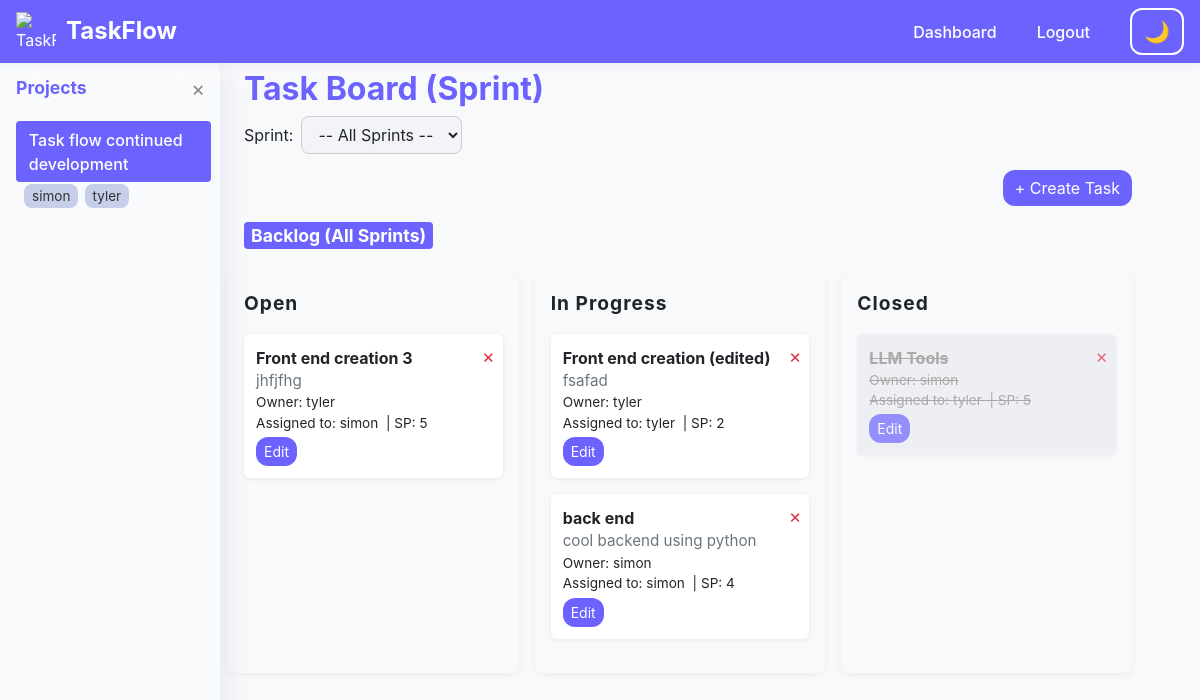
/dashboard?project=3 (signed in), run on the app's committed database.
### app.py (models this page shows)
class Project(db.Model):
    id = db.Column(db.Integer, primary_key=True)
    name = db.Column(db.String(120), unique=True, nullable=False)
    description = db.Column(db.Text, nullable=True)
    users = db.relationship('User', secondary=user_project, back_populates='projects')
    sprints = db.relationship('Sprint', backref='project', lazy=True)
    tasks = db.relationship('Task', backref='project', lazy=True)

class User(db.Model):
    id = db.Column(db.Integer, primary_key=True)
    username = db.Column(db.String(80), unique=True, nullable=False)
    password = db.Column(db.String(200), nullable=False)
    role = db.Column(db.String(10), nullable=False)
    tasks = db.relationship('Task', backref='user', lazy=True, foreign_keys='Task.user_id')
    assigned_tasks = db.relationship('Task', backref='assignee', lazy=True, foreign_keys='Task.assignee_id')
    projects = db.relationship('Project', secondary=user_project, back_populates='users')

class Task(db.Model):
    id = db.Column(db.Integer, primary_key=True)
    title = db.Column(db.String(120), nullable=False)
    description = db.Column(db.Text, nullable=True)
    status = db.Column(db.String(20), nullable=False, default='Open')
    user_id = db.Column(db.Integer, db.ForeignKey('user.id'), nullable=False)
    project_id = db.Column(db.Integer, db.ForeignKey('project.id'), nullable=False)
    sprint_id = db.Column(db.Integer, db.ForeignKey('sprint.id'), nullable=True)
    assignee_id = db.Column(db.Integer, db.ForeignKey('user.id'), nullable=True)
    story_points = db.Column(db.Integer, nullable=True)

### app.py (the view)
@app.route('/dashboard', methods=['GET'])
@login_required
def dashboard():
    user = User.query.get(session['user_id'])
    projects = user.projects if session.get('role') != 'admin' else Project.query.all()
    selected_project_id = request.args.get('project', type=int)
    selected_sprint_id = request.args.get('sprint', type=int)
    selected_project = None
    selected_sprint = None
    tasks = []
    sprints = []
    all_project_tasks = []
    if selected_project_id:
        selected_project = Project.query.get(selected_project_id)
        sprints = Sprint.query.filter_by(project_id=selected_project_id).all()
        all_project_tasks = Task.query.filter_by(project_id=selected_project_id).all()
        if selected_sprint_id:
            selected_sprint = Sprint.query.get(selected_sprint_id)
            tasks = Task.query.filter_by(project_id=selected_project_id, sprint_id=selected_sprint_id).all()
        else:
            tasks = all_project_tasks
    users = User.query.all()
    return render_template('dashboard.html',
        projects=projects,
        selected_project=selected_project,
        sprints=sprints,
        selected_sprint=selected_sprint,
        tasks=tasks,
        all_project_tasks=all_project_tasks,
        role=session.get('role'),
        users=users
    )

### app.py (called while the page is built)
def login_required(f):
    from functools import wraps
    @wraps(f)
    def decorated_function(*args, **kwargs):
        if 'user_id' not in session:
            flash('Please login first.', 'warning')
            return redirect(url_for('login'))
        return f(*args, **kwargs)
    return decorated_function

@app.before_request
def inject_sidebar_projects():
    g.projects = []
    g.selected_project = None
    if 'user_id' in session:
        user = User.query.get(session['user_id'])
        g.projects = user.projects if session.get('role') != 'admin' else Project.query.all()
        project_id = request.args.get('project', type=int)
        if project_id:
            g.selected_project = Project.query.get(project_id)

### templates/dashboard.html (shortened to what this page needs)
{% extends 'base.html' %}
{% block content %}
<div class="board-header" style="max-width:1200px;margin:0 auto;display:flex;flex-direction:column;align-items:center;">
  <h2 style="font-weight:bold;color:var(--accent1,#6c63ff);margin-bottom:0.5rem;width:100%;text-align:left;padding-left:1rem;">Task Board (Sprint)</h2>
  {% if not g.selected_project %}
    <div class="alert alert-info" style="width:100%;margin-bottom:1rem;">Select a project from the sidebar to view its tasks.</div>
  {% else %}
    <form method="get" class="form-inline mb-3" aria-label="Sprint filter" style="width:100%;justify-content:flex-start;padding-left:1rem;">
      {% if sprints %}
      <label for="sprint" class="mr-2">Sprint:</label>
      <select id="sprint" name="sprint" class="form-control mr-3" onchange="this.form.submit()">
        <option value="">-- All Sprints --</option>
      </select>
      {% endif %}
    </form>
    {% if sprints %}
    <div class="text-right mb-3" style="width:100%;padding-left:1rem;">
      <button class="btn btn-primary" onclick="openTaskModal({{ g.selected_project.id }}); return false;" aria-label="Create Task">+ Create Task</button>
    </div>
    {% endif %}
  {% endif %}
</div>
<div class="board-columns" aria-label="Task board columns">
  {% if g.selected_project %}
    <div class="mb-2" style="width:100%;text-align:left;padding-left:1rem;">
      <span class="badge badge-primary" style="font-size:1.1em;">
        {% if selected_sprint %}
          Sprint: {{ selected_sprint.name }}
        {% else %}
          Backlog (All Sprints)
        {% endif %}
      </span>
    </div>
  {% endif %}
  {% for status in ['Open', 'In Progress', 'Closed'] %}
  <div class="board-column{% if session.get('theme') == 'dark' %} dark-mode{% endif %}"
       data-status="{{ status }}"
       ondragover="onDragOver(event)"
       ondrop="onDrop(event)"
       ondragleave="onDragLeave(event)"
       tabindex="0"
       aria-label="{{ status }} tasks">
    <div class="board-column-header">{{ status }}</div>
    {% if not selected_sprint %}
      {% for task in all_project_tasks if task.status == status %}
        <div class="task-card{% if task.status == 'Closed' %} closed{% endif %}"
             id="task-{{ task.id }}"
             draggable="true"
             ondragstart="onDragStart(event)"
             ondragend="onDragEnd(event)"
             aria-label="Task {{ task.title }}">
          <button type="button" class="delete-task-btn" title="Delete Task" onclick="deleteTask({{ task.id }}); return false;">&times;</button>
          <div><strong>{{ task.title }}</strong></div>
          <div class="text-muted" style="font-size:0.95em;">{{ task.description }}</div>
          <div style="font-size:0.85em;">Owner: {{ task.user.username }}</div>
          <div style="font-size:0.85em;">
            {% if task.assignee_id %}
              {% set assignee = (users|selectattr('id', 'equalto', task.assignee_id)|list)[0] if users|selectattr('id', 'equalto', task.assignee_id)|list else None %}
              Assigned to: {{ assignee.username if assignee else 'Unknown' }}
            {% else %}
              <span class="text-muted">Unassigned</span>
            {% endif %}
            {% if task.story_points %}
              &nbsp;|&nbsp;<span title="Story Points">SP: {{ task.story_points }}</span>
            {% endif %}
          </div>
          <div class="task-actions mt-1">
            <button class="btn btn-sm btn-info" onclick="openEditTaskModal({{ task.id }}); return false;" aria-label="Edit {{ task.title }}">Edit</button>
          </div>
        </div>
      {% endfor %}
    {% endif %}
  </div>
  {% endfor %}
</div>
{% endblock %}

### templates/base.html (shortened to what this page needs)
<!DOCTYPE html>
<html lang="en">
<head>
    <link rel="stylesheet" href="https://cdn.jsdelivr.net/npm/bootstrap@4.6.2/dist/css/bootstrap.min.css">
</head>
<body class="light-mode">
<nav class="navbar navbar-expand-lg navbar-light bg-light fixed-top" aria-label="Main navigation">
  <span class="logo-title">
    <img src="https://img.icons8.com/ios-filled/50/000000/task.png" alt="TaskFlow Logo" aria-hidden="true">
    <span class="h4 mb-0" style="font-weight: bold;">TaskFlow</span>
  </span>
  <div class="ml-auto d-flex align-items-center">
    {% if session.get('user_id') %}
      <a href="{{ url_for('dashboard') }}" class="nav-link d-inline">Dashboard</a>
      <a href="{{ url_for('logout') }}" class="nav-link d-inline">Logout</a>
    {% else %}
      <a href="{{ url_for('login') }}" class="nav-link d-inline">Login</a>
      <a href="{{ url_for('register') }}" class="nav-link d-inline">Register</a>
    {% endif %}
    <button class="btn btn-outline-secondary theme-toggle" id="theme-toggle-btn" aria-label="Toggle dark/light mode" aria-pressed="false">
      <span id="theme-toggle-icon">🌙</span>
    </button>
  </div>
</nav>
{% set show_sidebar = session.get('user_id') and request.endpoint not in ['login', 'register'] %}
{% if show_sidebar %}
<div id="sidebar" class="{% if session.get('theme') == 'dark' %}dark-mode{% endif %}" tabindex="0" aria-label="Project navigation">
  <div class="sidebar-header">
    Projects
    <button class="sidebar-toggle" onclick="toggleSidebar()" aria-label="Collapse sidebar">&times;</button>
  </div>
  {% if g.get('projects') %}
    {% for project in g.projects %}
      <div>
        <a href="{{ url_for('dashboard', project=project.id) }}" class="project-link{% if g.get('selected_project') and project.id == g.selected_project.id %} active{% endif %}" tabindex="0" aria-current="{% if g.get('selected_project') and project.id == g.selected_project.id %}page{% endif %}">
          <span>{{ project.name }}</span>
        </a>
        {% if project.users %}
          <div class="assigned-users" aria-label="Assigned users">
            {% for user in project.users %}
              <span class="user-badge" title="{{ user.username }}">{{ user.username }}</span>
            {% endfor %}
          </div>
        {% endif %}
      </div>
    {% endfor %}
  {% else %}
    <span class="text-muted">No projects assigned.</span>
  {% endif %}
</div>
{% endif %}
<div class="main-content{% if show_sidebar %}{% else %} sidebar-collapsed{% endif %}" id="main-content" role="main" style="min-height:100vh; width:100vw;">
    <div style="margin-top:70px;">
      {% block content %}{% endblock %}
    </div>
</div>
{% set messages = get_flashed_messages(with_categories=true) %}
</body>
</html>

### templates/base.html (style rules this page uses)
:root { --primary-bg: #f8f9fa; --primary-text: #212529; --secondary-bg: #23272b; --secondary-text: #f8f9fa; --sidebar-width: 220px; --accent1: #6c63ff; --accent2: #ffb6b9; --accent3: #b5ead7; --accent4: #ffdac1; --accent5: #c7ceea; --card-bg: #fff; --input-bg: #f3f3fa; --card-bg-dark: #23272b; --input-bg-dark: #2a2e39; --border-dark: #444; }
html, body { height: 100%; min-height: 100%; }
body.light-mode { background: #f8f9fa; color: var(--primary-text); --card-bg: #fff; --input-bg: #f3f3fa; }
.navbar, .navbar-light, .navbar.bg-light, .navbar.fixed-top { background: #6c63ff !important; color: #fff !important; border-bottom: none; box-shadow: 0 2px 8px rgba(108,99,255,0.08); }
.navbar .nav-link, .navbar .nav-link:visited { color: #fff !important; font-weight: 500; margin-right: 0.5rem; transition: color 0.2s; }
.navbar .logo-title .h4 { color: #fff !important; text-shadow: 0 1px 4px rgba(108,99,255,0.10); }
.navbar .theme-toggle { border: 2px solid #fff !important; color: #fff !important; background: transparent !important; font-size: 1.3em; margin-left: 1rem; transition: border-color 0.2s, background 0.2s, color 0.2s; }
.logo-title { display: flex; align-items: center; gap: 10px; }
.logo-title img { width: 40px; height: 40px; }
#sidebar { position: fixed; top: 56px; left: 0; height: 100vh; width: var(--sidebar-width); background: rgba(255, 255, 255, 0.18); border-right: 1px solid rgba(255,255,255,0.18); box-shadow: 0 8px 32px 0 rgba(31, 38, 135, 0.10); backdrop-filter: blur(16px) saturate(180%); -webkit-backdrop-filter: blur(16px) saturate(180%); border-radius: 0 18px 18px 0; padding: 1rem 0.5rem 1rem 1rem; transition: transform 0.2s, background 0.3s; z-index: 1030; overflow-y: auto; outline: none; }
#sidebar .sidebar-header { font-weight: bold; margin-bottom: 1rem; font-size: 1.1rem; display: flex; align-items: center; justify-content: space-between; color: var(--accent1, #6c63ff); }
#sidebar .project-link { display: flex; align-items: center; justify-content: space-between; padding: 0.4rem 0.8rem; border-radius: 4px; color: #6c63ff; text-decoration: none; margin-bottom: 2px; transition: background 0.2s, color 0.2s; font-weight: 500; background: transparent; position: relative; }
#sidebar .project-link.active, #sidebar .project-link:hover { background: var(--accent1, #6c63ff); color: #fff; }
#sidebar .sidebar-toggle { background: none; border: none; font-size: 1.3rem; color: #888; cursor: pointer; margin-left: 0.5rem; }
#sidebar .assigned-users { font-size: 0.92em; color: #555; margin-left: 0.5rem; margin-bottom: 0.2rem; }
#sidebar .assigned-users .user-badge { background: var(--accent5, #c7ceea); color: #333; border-radius: 8px; padding: 2px 8px; margin-right: 2px; font-size: 0.92em; display: inline-block; }
.main-content { min-height: 100vh; width: 100%; margin-left: var(--sidebar-width); transition: margin-left 0.2s, max-width 0.2s; padding: 0 8px; background: transparent; display: flex; flex-direction: column; box-sizing: border-box; max-width: 100vw; }
@media (min-width: 1200px) { .main-content:not(.sidebar-collapsed) { max-width: calc(100vw - var(--sidebar-width) - 60px); margin-left: var(--sidebar-width); margin-right: auto; } }
.navbar.fixed-top { z-index: 1040; }
.card, .btn, .table { border-radius: 12px !important; background: var(--card-bg, #fff) !important; color: inherit !important; border: none; }
.btn-primary, .btn-info { background: var(--accent1, #6c63ff) !important; border-color: var(--accent1, #6c63ff) !important; color: #fff !important; }
.badge-primary { background: var(--accent1, #6c63ff) !important; }
.form-control { background: var(--input-bg, #f3f3fa); color: inherit; border-radius: 8px; border: 1px solid #ccc; }
.board-column { background: var(--primary-bg, #f8f9fa); color: inherit; }
.task-card { background: #fff; color: inherit; }
.task-card.closed { background: #e9ecef !important; color: #888 !important; }

### data on the page
Project: name "Task flow continued development"
User: username "simon"
User: username "tyler"
Task: title "Front end creation 3", description "jhfjfhg", user.username "tyler", story_points "5"
Task: title "Front end creation (edited)", description "fsafad", user.username "tyler", story_points "2"
Task: title "back end", description "cool backend using python", user.username "simon", story_points "4"
Task: title "LLM Tools", user.username "simon", story_points "5"

### other printed values
{{ status }} "Open" "In Progress" "Closed"
